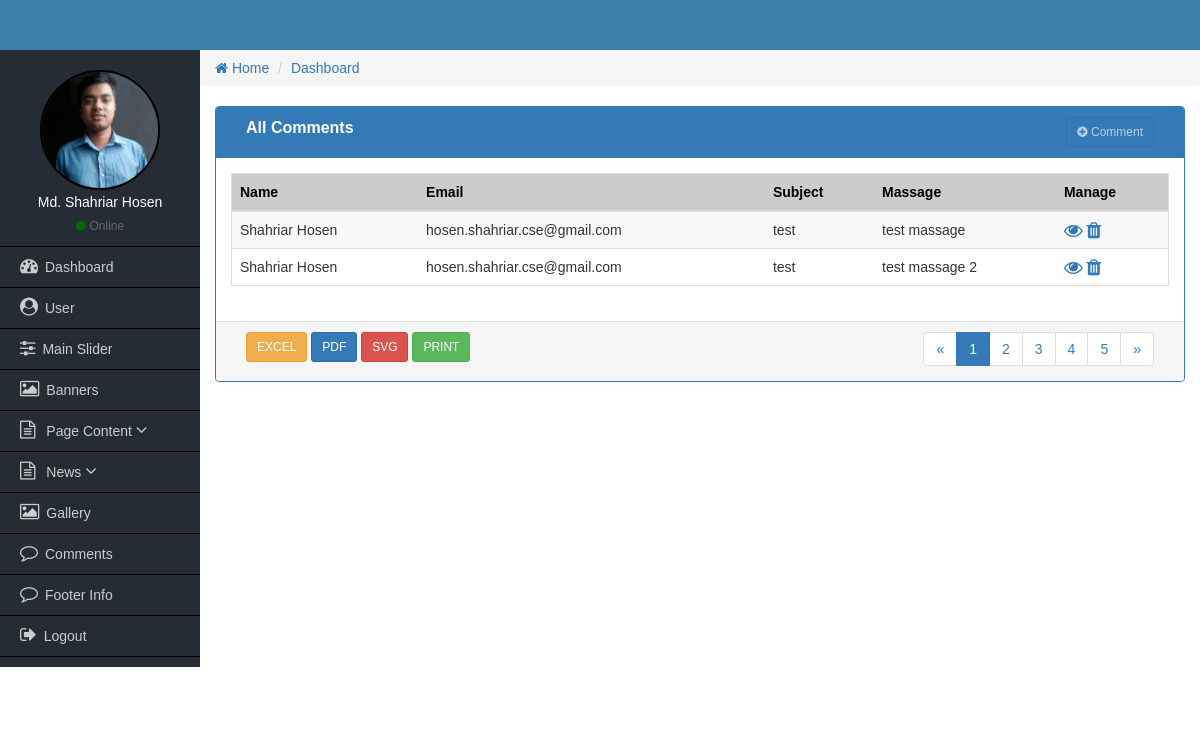
The app's page /admin/all-comments.php (signed in), older data.
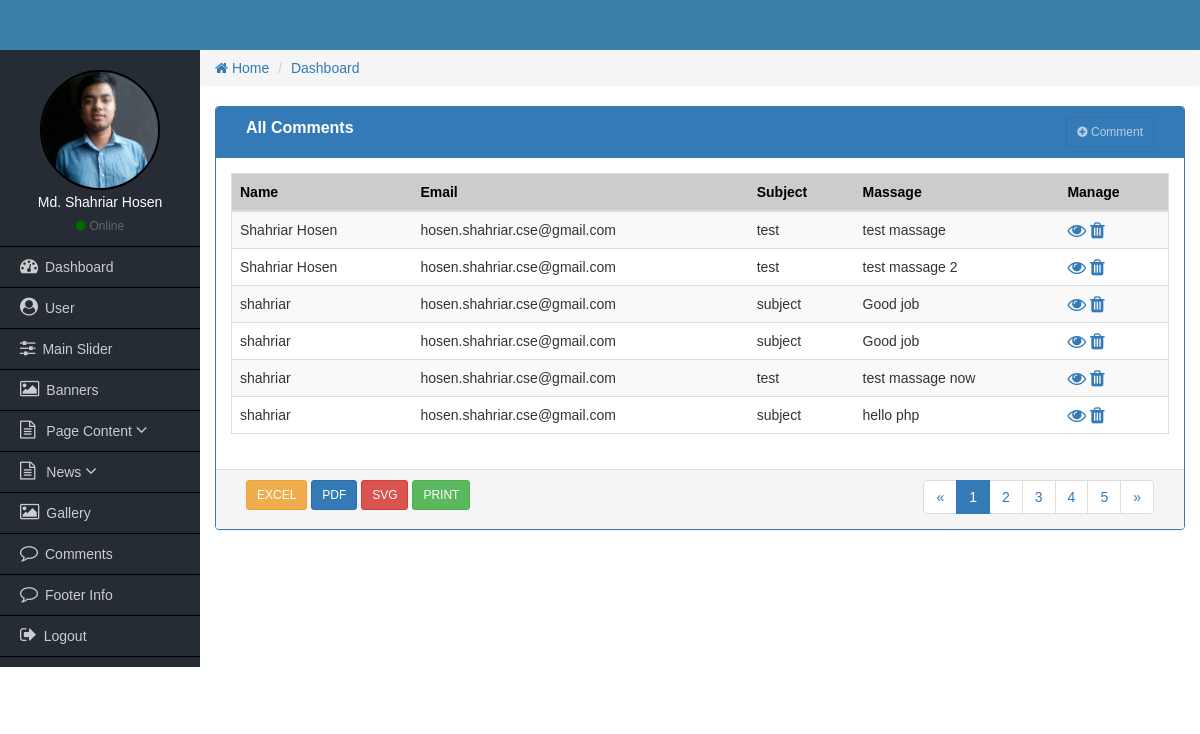
The same page, newer data.
### tables this page shows
CREATE TABLE `comments` (
  `comment_id` int(11) NOT NULL,
  `comment_name` varchar(50) NOT NULL,
  `comment_email` varchar(100) NOT NULL,
  `comment_subject` varchar(100) NOT NULL,
  `massage` text NOT NULL
);

### admin/all-comments.php (the view, shortened to what this page needs)
<?php
	require_once('functions/admin-functions.php');
  if($_SESSION['role'] <=2){
?>
<div class="col-md-12">
    <div class="panel panel-primary">
        <div class="panel-heading">
            <div class="col-md-9 heading_title">
                  All Comments
             </div>
             <div class="col-md-3 text-right">
                <a href="add-user.php" class="btn btn-sm btn btn-primary" disabled><i class="fa fa-plus-circle"></i> Comment</a>
            </div>
            <div class="clearfix"></div>
        </div>
      <div class="panel-body">
          <table class="table table-responsive table-striped table-hover table_cus">
              <thead class="table_head">
                <tr>
                    <th>Name</th>
                    <th>Email</th>
                    <th>Subject</th>
                    <th>Massage</th>
                    <th>Manage</th>
                </tr>
              </thead>
              <tbody>
                <?php
                  $query = "SELECT * FROM comments";
                  $sqlQuery = mysqli_query($dbconnect, $query);
                  while($row = mysqli_fetch_array($sqlQuery)) : ?>
                  <tr>
                      <td><?= $row['comment_name']; ?></td>
                      <td><?= $row['comment_email']; ?></td>
                      <td><?= $row['comment_subject']; ?></td>
                      <td><?= $row['massage']; ?></td>
                      <td>
                          <a href="view-comments.php?comment_id=<?= $row['comment_id']; ?>"><i class="fa fa-eye fa-lg"></i></a>
                          <a href="delete-comment.php?delete_id=<?= $row['comment_id']; ?>" onclick="return confirmation()"><i class="fa fa-trash fa-lg"></i></a>
                      </td>
                  </tr>
                <?php endwhile; ?>
              </tbody>
          </table>
      </div>
      <div class="panel-footer">
        <div class="col-md-4">
            <a href="#" class="btn btn-sm btn-warning">EXCEL</a>
            <a href="#" class="btn btn-sm btn-primary">PDF</a>
            <a href="#" class="btn btn-sm btn-danger">SVG</a>
            <a href="#" class="btn btn-sm btn-success">PRINT</a>
        </div>
        <div class="col-md-4">
        </div>
        <div class="col-md-4 text-right">
            <nav aria-label="Page navigation">
              <ul class="pagination pagina_cus">
                <li>
                  <a href="#" aria-label="Previous">
                    <span aria-hidden="true">&laquo;</span>
                  </a>
                </li>
                <li class="active"><a href="#">1</a></li>
                <li><a href="#">2</a></li>
                <li><a href="#">3</a></li>
                <li><a href="#">4</a></li>
                <li><a href="#">5</a></li>
                <li>
                  <a href="#" aria-label="Next">
                    <span aria-hidden="true">&raquo;</span>
                  </a>
                </li>
              </ul>
            </nav>
        </div>
        <div class="clearfix"></div>
      </div>
    </div>
</div>
<?php
  }else{
    echo "Access Denied!";
  }
?>

Row changes from the older to the newer data that the page shows:
added comments: comment_name "shahriar", comment_email "hosen.shahriar.cse@gmail.com", comment_subject "subject", massage "Good job"
added comments: comment_name "shahriar", comment_email "hosen.shahriar.cse@gmail.com", comment_subject "subject", massage "Good job"
added comments: comment_name "shahriar", comment_email "hosen.shahriar.cse@gmail.com", comment_subject "test", massage "test massage now"
added comments: comment_name "shahriar", comment_email "hosen.shahriar.cse@gmail.com", comment_subject "subject", massage "hello php"
